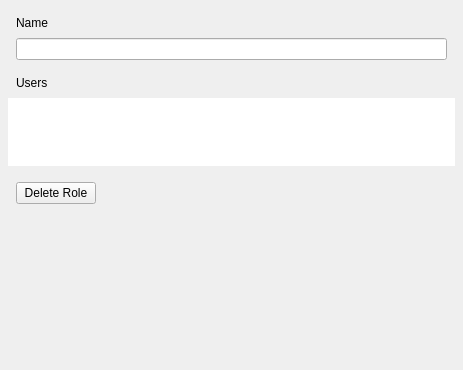
<?xml version="1.0" encoding="UTF-8"?>
<ui version="4.0">
 <class>UserGroupSettingsWidget</class>
 <widget class="QWidget" name="UserGroupSettingsWidget">
  <property name="geometry">
   <rect>
    <x>0</x>
    <y>0</y>
    <width>463</width>
    <height>370</height>
   </rect>
  </property>
  <layout class="QVBoxLayout" name="verticalLayout_4">
   <property name="spacing">
    <number>8</number>
   </property>
   <property name="leftMargin">
    <number>8</number>
   </property>
   <property name="topMargin">
    <number>16</number>
   </property>
   <property name="rightMargin">
    <number>8</number>
   </property>
   <property name="bottomMargin">
    <number>8</number>
   </property>
   <item>
    <layout class="QVBoxLayout" name="verticalLayout">
     <property name="leftMargin">
      <number>8</number>
     </property>
     <property name="rightMargin">
      <number>8</number>
     </property>
     <item>
      <widget class="QLabel" name="nameLabel">
       <property name="text">
        <string>Name</string>
       </property>
      </widget>
     </item>
     <item>
      <widget class="QLineEdit" name="nameLineEdit"/>
     </item>
    </layout>
   </item>
   <item>
    <layout class="QVBoxLayout" name="verticalLayout_2">
     <property name="leftMargin">
      <number>8</number>
     </property>
     <property name="topMargin">
      <number>8</number>
     </property>
     <property name="rightMargin">
      <number>8</number>
     </property>
     <item>
      <widget class="QLabel" name="usersLabel">
       <property name="text">
        <string>Users</string>
       </property>
      </widget>
     </item>
    </layout>
   </item>
   <item>
    <widget class="QnTreeView" name="usersListTreeView">
     <property name="sizePolicy">
      <sizepolicy hsizetype="Expanding" vsizetype="Maximum">
       <horstretch>0</horstretch>
       <verstretch>0</verstretch>
      </sizepolicy>
     </property>
     <property name="focusPolicy">
      <enum>Qt::NoFocus</enum>
     </property>
     <property name="frameShape">
      <enum>QFrame::NoFrame</enum>
     </property>
     <property name="horizontalScrollBarPolicy">
      <enum>Qt::ScrollBarAlwaysOff</enum>
     </property>
     <property name="sizeAdjustPolicy">
      <enum>QAbstractScrollArea::AdjustToContents</enum>
     </property>
     <property name="editTriggers">
      <set>QAbstractItemView::NoEditTriggers</set>
     </property>
     <property name="selectionMode">
      <enum>QAbstractItemView::NoSelection</enum>
     </property>
     <property name="iconSize">
      <size>
       <width>20</width>
       <height>20</height>
      </size>
     </property>
     <property name="rootIsDecorated">
      <bool>false</bool>
     </property>
     <property name="uniformRowHeights">
      <bool>true</bool>
     </property>
     <property name="headerHidden">
      <bool>true</bool>
     </property>
    </widget>
   </item>
   <item>
    <layout class="QVBoxLayout" name="verticalLayout_3">
     <property name="leftMargin">
      <number>8</number>
     </property>
     <property name="topMargin">
      <number>8</number>
     </property>
     <property name="rightMargin">
      <number>8</number>
     </property>
     <item>
      <widget class="QPushButton" name="deleteGroupButton">
       <property name="sizePolicy">
        <sizepolicy hsizetype="Fixed" vsizetype="Fixed">
         <horstretch>0</horstretch>
         <verstretch>0</verstretch>
        </sizepolicy>
       </property>
       <property name="text">
        <string>Delete Role</string>
       </property>
      </widget>
     </item>
    </layout>
   </item>
   <item>
    <spacer name="verticalSpacer">
     <property name="orientation">
      <enum>Qt::Vertical</enum>
     </property>
     <property name="sizeHint" stdset="0">
      <size>
       <width>20</width>
       <height>147</height>
      </size>
     </property>
    </spacer>
   </item>
  </layout>
 </widget>
 <customwidgets>
  <customwidget>
   <class>QnTreeView</class>
   <extends>QTreeView</extends>
   <header location="global">ui/widgets/common/tree_view.h</header>
  </customwidget>
 </customwidgets>
 <resources/>
 <connections/>
</ui>
